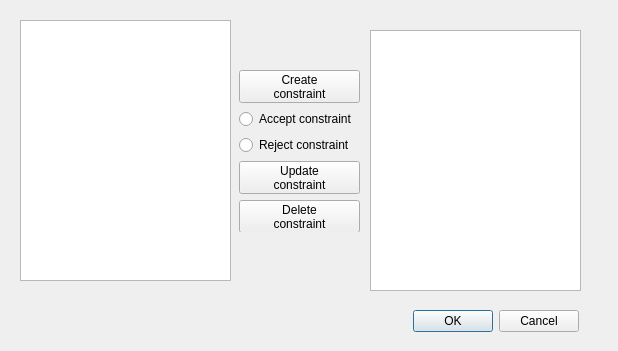
<?xml version="1.0" encoding="UTF-8"?>
<ui version="4.0">
 <class>ConstraintChooserDialog</class>
 <widget class="QDialog" name="ConstraintChooserDialog">
  <property name="geometry">
   <rect>
    <x>0</x>
    <y>0</y>
    <width>618</width>
    <height>351</height>
   </rect>
  </property>
  <property name="windowTitle">
   <string>Constraint Chooser Dialog</string>
  </property>
  <widget class="QDialogButtonBox" name="buttonBox">
   <property name="geometry">
    <rect>
     <x>250</x>
     <y>310</y>
     <width>329</width>
     <height>23</height>
    </rect>
   </property>
   <property name="orientation">
    <enum>Qt::Horizontal</enum>
   </property>
   <property name="standardButtons">
    <set>QDialogButtonBox::Cancel|QDialogButtonBox::Ok</set>
   </property>
  </widget>
  <widget class="QListWidget" name="setupConstraintsListWidget">
   <property name="geometry">
    <rect>
     <x>370</x>
     <y>30</y>
     <width>211</width>
     <height>261</height>
    </rect>
   </property>
  </widget>
  <widget class="QWidget" name="verticalLayoutWidget">
   <property name="geometry">
    <rect>
     <x>239</x>
     <y>70</y>
     <width>121</width>
     <height>162</height>
    </rect>
   </property>
   <layout class="QVBoxLayout" name="verticalLayout">
    <item>
     <widget class="QPushButton" name="createPushButton">
      <property name="text">
       <string>Create
constraint</string>
      </property>
     </widget>
    </item>
    <item>
     <widget class="QRadioButton" name="radioButton">
      <property name="text">
       <string>Accept constraint</string>
      </property>
     </widget>
    </item>
    <item>
     <widget class="QRadioButton" name="radioButton_2">
      <property name="text">
       <string>Reject constraint</string>
      </property>
     </widget>
    </item>
    <item>
     <widget class="QPushButton" name="updatePushButton">
      <property name="text">
       <string>Update
constraint</string>
      </property>
     </widget>
    </item>
    <item>
     <widget class="QPushButton" name="deletePushButton">
      <property name="text">
       <string>Delete
constraint</string>
      </property>
     </widget>
    </item>
   </layout>
  </widget>
  <widget class="QListWidget" name="constraintsListWidget">
   <property name="geometry">
    <rect>
     <x>20</x>
     <y>20</y>
     <width>211</width>
     <height>261</height>
    </rect>
   </property>
  </widget>
 </widget>
 <resources/>
 <connections>
  <connection>
   <sender>buttonBox</sender>
   <signal>accepted()</signal>
   <receiver>ConstraintChooserDialog</receiver>
   <slot>accept()</slot>
   <hints>
    <hint type="sourcelabel">
     <x>248</x>
     <y>254</y>
    </hint>
    <hint type="destinationlabel">
     <x>157</x>
     <y>274</y>
    </hint>
   </hints>
  </connection>
  <connection>
   <sender>buttonBox</sender>
   <signal>rejected()</signal>
   <receiver>ConstraintChooserDialog</receiver>
   <slot>reject()</slot>
   <hints>
    <hint type="sourcelabel">
     <x>316</x>
     <y>260</y>
    </hint>
    <hint type="destinationlabel">
     <x>286</x>
     <y>274</y>
    </hint>
   </hints>
  </connection>
 </connections>
</ui>
